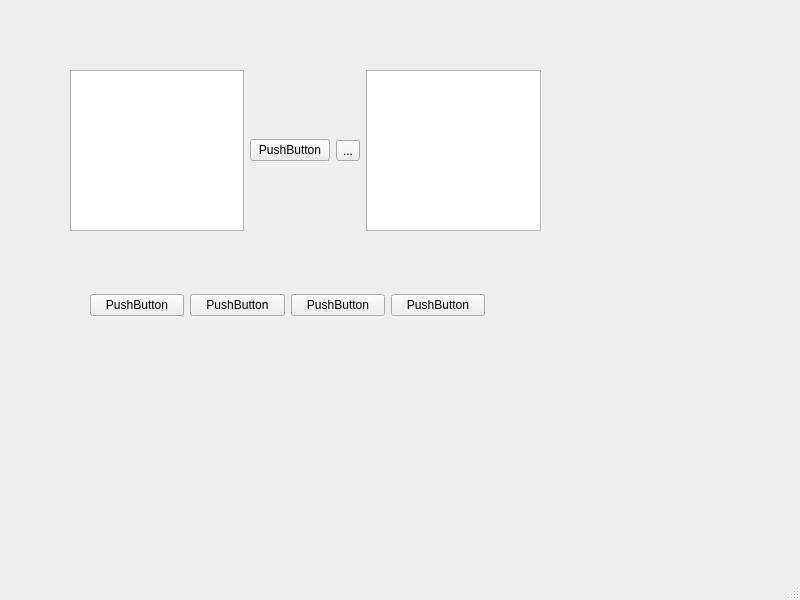
<?xml version="1.0" encoding="UTF-8"?>
<ui version="4.0">
 <class>MainWindow</class>
 <widget class="QMainWindow" name="MainWindow">
  <property name="geometry">
   <rect>
    <x>0</x>
    <y>0</y>
    <width>800</width>
    <height>600</height>
   </rect>
  </property>
  <property name="windowTitle">
   <string>MainWindow</string>
  </property>
  <widget class="QWidget" name="centralwidget">
   <widget class="QWidget" name="horizontalLayoutWidget">
    <property name="geometry">
     <rect>
      <x>70</x>
      <y>70</y>
      <width>471</width>
      <height>161</height>
     </rect>
    </property>
    <layout class="QHBoxLayout" name="horizontalLayout">
     <item>
      <widget class="QTreeView" name="treeView"/>
     </item>
     <item>
      <widget class="QPushButton" name="pushButton">
       <property name="text">
        <string>PushButton</string>
       </property>
      </widget>
     </item>
     <item>
      <widget class="QToolButton" name="toolButton">
       <property name="text">
        <string>...</string>
       </property>
      </widget>
     </item>
     <item>
      <widget class="QListView" name="listView"/>
     </item>
    </layout>
   </widget>
   <widget class="QWidget" name="">
    <property name="geometry">
     <rect>
      <x>90</x>
      <y>290</y>
      <width>395</width>
      <height>30</height>
     </rect>
    </property>
    <layout class="QHBoxLayout" name="horizontalLayout_2">
     <item>
      <widget class="QPushButton" name="pushButton_2">
       <property name="text">
        <string>PushButton</string>
       </property>
      </widget>
     </item>
     <item>
      <widget class="QPushButton" name="pushButton_3">
       <property name="text">
        <string>PushButton</string>
       </property>
      </widget>
     </item>
     <item>
      <widget class="QPushButton" name="pushButton_4">
       <property name="text">
        <string>PushButton</string>
       </property>
      </widget>
     </item>
     <item>
      <widget class="QPushButton" name="pushButton_5">
       <property name="text">
        <string>PushButton</string>
       </property>
      </widget>
     </item>
    </layout>
   </widget>
  </widget>
  <widget class="QMenuBar" name="menubar">
   <property name="geometry">
    <rect>
     <x>0</x>
     <y>0</y>
     <width>800</width>
     <height>26</height>
    </rect>
   </property>
  </widget>
  <widget class="QStatusBar" name="statusbar"/>
 </widget>
 <resources/>
 <connections/>
</ui>
